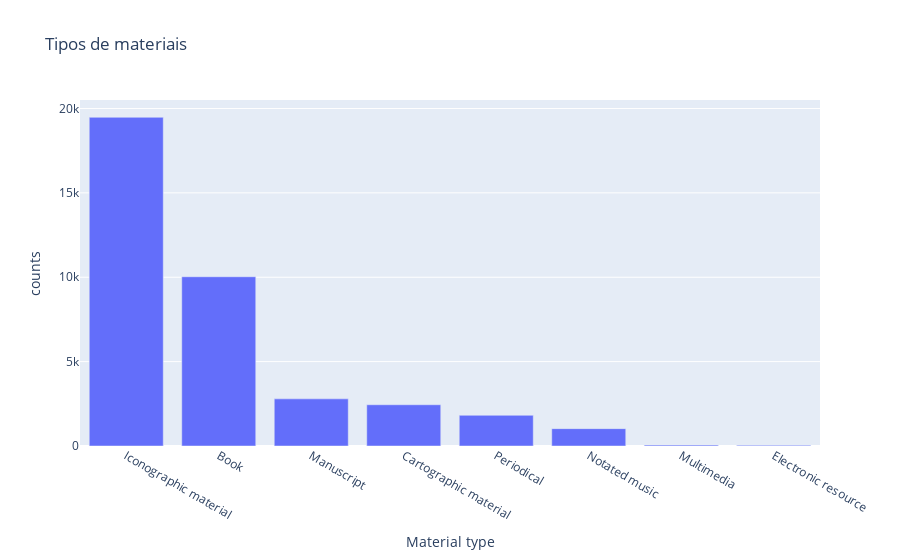

Write notebook code for a chart like this one.
### Code cell
fig1.show()

### Figure 1 — Plotly figure (JSON) as saved in the notebook; plotly's stock layout.template omitted (floating-point values rounded to 4 significant figures)
{"data": [{"alignmentgroup": "True", "hovertemplate": "Material type=%{x}<br>counts=%{y}<extra></extra>", "legendgroup": "", "marker": {"color": "#636efa", "pattern": {"shape": ""}}, "name": "", "offsetgroup": "", "orientation": "v", "showlegend": false, "textposition": "auto", "type": "bar", "x": ["Iconographic material", "Book", "Manuscript", "Cartographic material", "Periodical", "Notated music", "Multimedia", "Electronic resource"], "xaxis": "x", "y": [19478, 10029, 2793, 2445, 1819, 1029, 54, 43], "yaxis": "y"}], "layout": {"barmode": "relative", "legend": {"tracegroupgap": 0}, "title": {"text": "Tipos de materiais"}, "xaxis": {"anchor": "y", "domain": [0, 1], "title": {"text": "Material type"}}, "yaxis": {"anchor": "x", "domain": [0, 1], "title": {"text": "counts"}}}}
